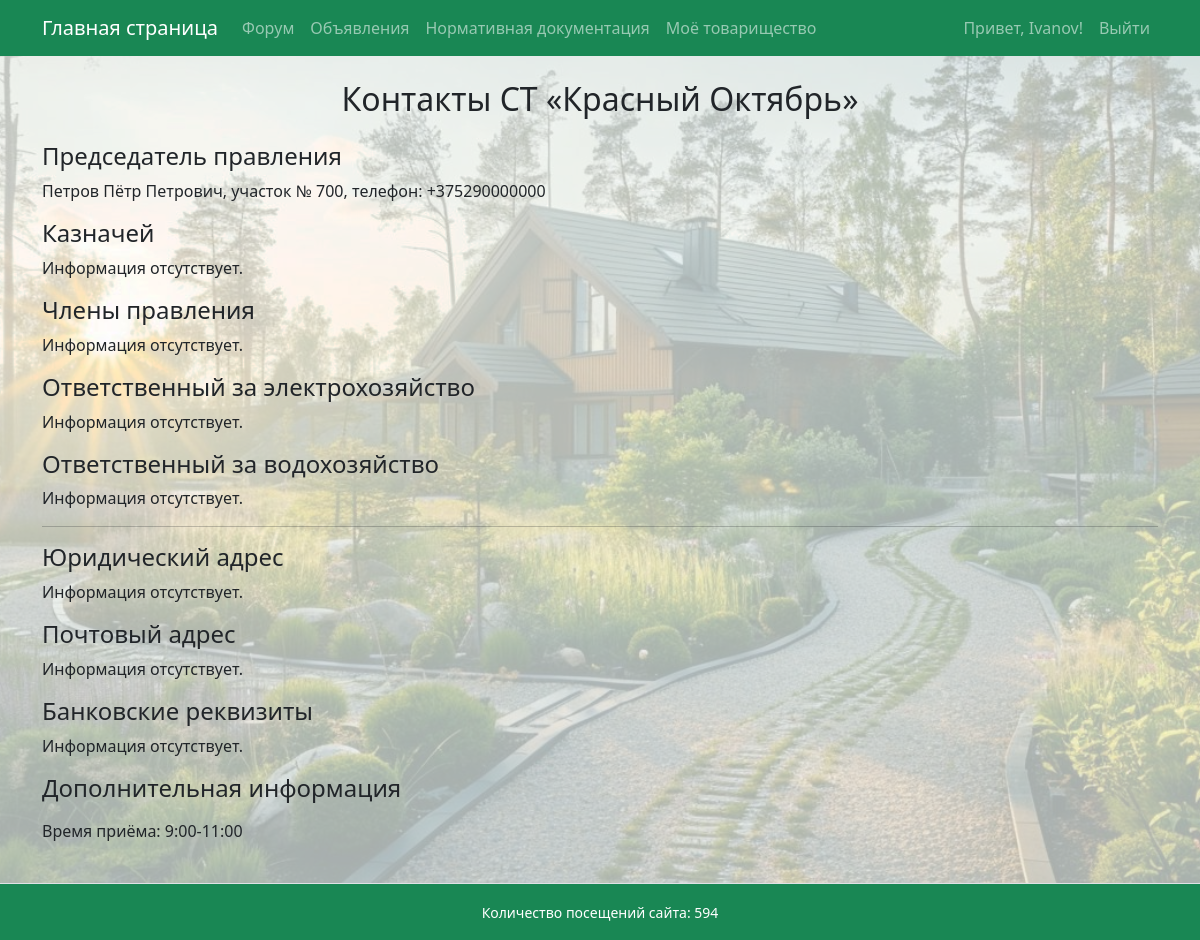
The app's page /my-community/contacts/ (signed in) with its own data.
### garden/models.py (models this page shows, shortened)
class Community(models.Model):
    name = models.CharField(max_length=100)
    description = models.TextField(blank=True)
    legal_address = models.TextField("Юридический адрес", blank=True, null=True)
    postal_address = models.TextField("Почтовый адрес", blank=True, null=True)
    bank_details = models.TextField("Банковские реквизиты", blank=True, null=True)
    additional_info = models.TextField("Дополнительная информация", blank=True, null=True)

class BoardMember(models.Model):
    ROLE_CHOICES = [
        ('chairman', 'Председатель правления'),
        ('treasurer', 'Казначей'),
        ('board_member', 'Член правления'),
        ('electricity_manager', 'Ответственный за электрохозяйство'),
        ('water_manager', 'Ответственный за водохозяйство'),
    ]
    community = models.ForeignKey(Community, on_delete=models.CASCADE, related_name='board_members')
    role = models.CharField(max_length=32, choices=ROLE_CHOICES)
    full_name = models.CharField(max_length=255)
    plot_number = models.CharField(max_length=50)
    phone = models.CharField(max_length=20)

### garden/views.py (the view)
# urls.py: path('my-community/contacts/', views.contacts_view, name='community_contacts'),
@login_required
def contacts_view(request):
    community = request.user.profile.community
    contacts = {
        'chairman': community.board_members.filter(role='chairman').first(),
        'treasurer': community.board_members.filter(role='treasurer').first(),
        'board_members': community.board_members.filter(role='board_member'),
        'electricity_manager': community.board_members.filter(role='electricity_manager').first(),
        'water_manager': community.board_members.filter(role='water_manager').first(),
    }
    return render(request, 'contacts.html', {
        'community': community,
        'contacts': contacts,
    })

### garden/context_processors.py (called while the page is built)
def total_visits_processor(request):
    counter, created = PageVisit.objects.get_or_create(page_name='main_page')
    return {
        'total_visits': counter.visits
    }

### garden/templates/contacts.html (shortened to what this page needs)
{% extends 'base.html' %}
{% block content %}
<h2 class="text-center mb-4">Контакты СТ «{{ community.name }}»</h2>
<h4>Председатель правления</h4>
{% if contacts.chairman %}
    <p>{{ contacts.chairman.full_name }}, участок № {{ contacts.chairman.plot_number }}, телефон: {{ contacts.chairman.phone }}</p>
{% else %}
    <p>Информация отсутствует.</p>
{% endif %}
<h4>Казначей</h4>
{% if contacts.treasurer %}
    <p>{{ contacts.treasurer.full_name }}, участок {{ contacts.treasurer.plot_number }}, тел: {{ contacts.treasurer.phone }}</p>
{% else %}
    <p>Информация отсутствует.</p>
{% endif %}
<h4>Члены правления</h4>
{% if contacts.board_members %}
    <ul>
        {% for member in contacts.board_members %}
            <li>{{ member.full_name }}, участок {{ member.plot_number }}, тел: {{ member.phone }}</li>
        {% endfor %}
    </ul>
{% else %}
    <p>Информация отсутствует.</p>
{% endif %}
<h4>Ответственный за электрохозяйство</h4>
{% if contacts.electricity_manager %}
    <p>{{ contacts.electricity_manager.full_name }}, участок {{ contacts.electricity_manager.plot_number }}, тел: {{ contacts.electricity_manager.phone }}</p>
{% else %}
    <p>Информация отсутствует.</p>
{% endif %}
<h4>Ответственный за водохозяйство</h4>
{% if contacts.water_manager %}
    <p>{{ contacts.water_manager.full_name }}, участок {{ contacts.water_manager.plot_number }}, тел: {{ contacts.water_manager.phone }}</p>
{% else %}
    <p>Информация отсутствует.</p>
{% endif %}
<hr>
<h4>Юридический адрес</h4>
{% if community.legal_address %}
    <p>{{ community.legal_address|linebreaks }}</p>
{% else %}
    <p>Информация отсутствует.</p>
{% endif %}
<h4>Почтовый адрес</h4>
{% if community.postal_address %}
    <p>{{ community.postal_address|linebreaks }}</p>
{% else %}
    <p>Информация отсутствует.</p>
{% endif %}
<h4>Банковские реквизиты</h4>
{% if community.bank_details %}
    <p>{{ community.bank_details|linebreaks }}</p>
{% else %}
    <p>Информация отсутствует.</p>
{% endif %}
<h4>Дополнительная информация</h4>
{% if community.additional_info %}
    <p>{{ community.additional_info|linebreaks }}</p>
{% else %}
    <p>Информация отсутствует.</p>
{% endif %}
{% endblock %}

### templates/base.html (shortened to what this page needs)
<!DOCTYPE html>
<html lang="ru">
<head>
    <link rel="stylesheet" href="https://cdn.jsdelivr.net/npm/bootstrap@5.3.0/dist/css/bootstrap.min.css">
</head>
<body>
    <div class="page-container">
        <nav class="navbar navbar-expand-lg navbar-dark bg-success mb-4">
            <div class="container">
                <a class="navbar-brand" href="{% url 'main_page' %}">Главная страница</a>
                <div class="collapse navbar-collapse" id="navbarSupportedContent">
                    <ul class="navbar-nav me-auto mb-2 mb-lg-0">
                        <li class="nav-item"><a class="nav-link" href="{% url 'forum' %}">Форум</a></li>
                        <li class="nav-item"><a class="nav-link" href="{% url 'ads' %}">Объявления</a></li>
                        <li class="nav-item"><a class="nav-link" href="https://strb.by/" target="_blank" rel="noopener noreferrer">Нормативная документация</a></li>
                        <li class="nav-item"><a class="nav-link" href="{% url 'my_community' %}">Моё товарищество</a></li>
                    </ul>
                    <ul class="navbar-nav ms-auto mb-2 mb-lg-0">
                        {% if user.is_authenticated %}
                            <li class="nav-item">
                                <span class="nav-link">Привет, {{ user.username }}!</span>
                            </li>
                            <li class="nav-item">
                                <a class="nav-link" href="#" onclick="event.preventDefault(); document.getElementById('logout-form').submit();">
                                    Выйти
                                </a>
                            </li>
                        {% else %}
                            <li class="nav-item"><a class="nav-link" href="{% url 'login' %}">Войти</a></li>
                        {% endif %}
                    </ul>
                </div>
            </div>
        </nav>
        <main class="content-wrap container">
            {% block content %}
            {% endblock %}
        </main>
        <footer class="bg-success text-center py-3 mt-4 border-top text-white">
            <div class="container">
                <small>
                    Количество посещений сайта: {{ total_visits }}
                </small>
            </div>
        </footer>
    </div>
</body>
</html>

### templates/base.html (style rules this page uses)
body, html { height: 100%; margin: 0; }
.page-container { min-height: 100vh; display: flex; flex-direction: column; min-height: 100vh; background-image: url('/static/images/background.jpg'); background-repeat: no-repeat; background-position: center center; background-size: cover; background-color: rgba(240, 248, 245, 0.7); background-blend-mode: lighten; }
.content-wrap { flex: 1; }

### records on screen
Community: name "Красный Октябрь", additional_info "Время приёма: 9:00-11:00"
BoardMember: chairman.full_name "Петров Пётр Петрович", chairman.plot_number "700", chairman.phone "+375290000000"

### other values on screen
{{ user.username }} "Ivanov"
{{ total_visits }} "594"
